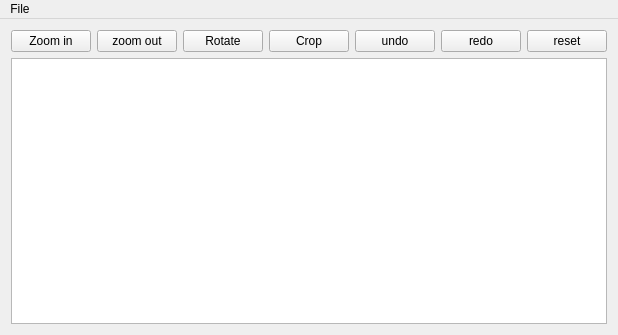
<?xml version="1.0" encoding="UTF-8"?>
<ui version="4.0">
 <class>MainWindow</class>
 <widget class="QMainWindow" name="MainWindow">
  <property name="geometry">
   <rect>
    <x>0</x>
    <y>0</y>
    <width>503</width>
    <height>335</height>
   </rect>
  </property>
  <property name="windowTitle">
   <string>MainWindow</string>
  </property>
  <widget class="QWidget" name="centralWidget">
   <layout class="QVBoxLayout" name="verticalLayout">
    <item>
     <layout class="QHBoxLayout" name="horizontalLayout">
      <item>
       <widget class="QPushButton" name="zoomIn">
        <property name="text">
         <string>Zoom in</string>
        </property>
       </widget>
      </item>
      <item>
       <widget class="QPushButton" name="zoomOut">
        <property name="text">
         <string>zoom out</string>
        </property>
       </widget>
      </item>
      <item>
       <widget class="QPushButton" name="rotateButton">
        <property name="text">
         <string>Rotate</string>
        </property>
       </widget>
      </item>
      <item>
       <widget class="QPushButton" name="cropButton">
        <property name="text">
         <string>Crop</string>
        </property>
       </widget>
      </item>
      <item>
       <widget class="QPushButton" name="undo">
        <property name="text">
         <string>undo</string>
        </property>
       </widget>
      </item>
      <item>
       <widget class="QPushButton" name="redo">
        <property name="text">
         <string>redo</string>
        </property>
       </widget>
      </item>
      <item>
       <widget class="QPushButton" name="reset">
        <property name="text">
         <string>reset</string>
        </property>
       </widget>
      </item>
     </layout>
    </item>
    <item>
     <widget class="CustomView" name="graphicsView"/>
    </item>
   </layout>
  </widget>
  <widget class="QMenuBar" name="menuBar">
   <property name="geometry">
    <rect>
     <x>0</x>
     <y>0</y>
     <width>503</width>
     <height>21</height>
    </rect>
   </property>
   <widget class="QMenu" name="menuFile">
    <property name="title">
     <string>File</string>
    </property>
    <addaction name="actionOpen"/>
   </widget>
   <addaction name="menuFile"/>
  </widget>
  <action name="actionOpen">
   <property name="text">
    <string>Open</string>
   </property>
  </action>
 </widget>
 <layoutdefault spacing="6" margin="11"/>
 <customwidgets>
  <customwidget>
   <class>CustomView</class>
   <extends>QGraphicsView</extends>
   <header>customview.h</header>
  </customwidget>
 </customwidgets>
 <resources/>
 <connections/>
</ui>
